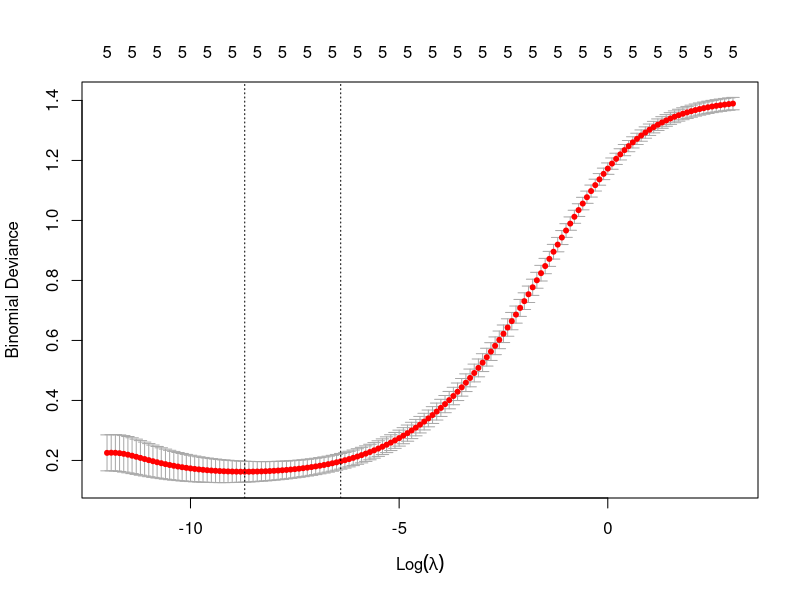
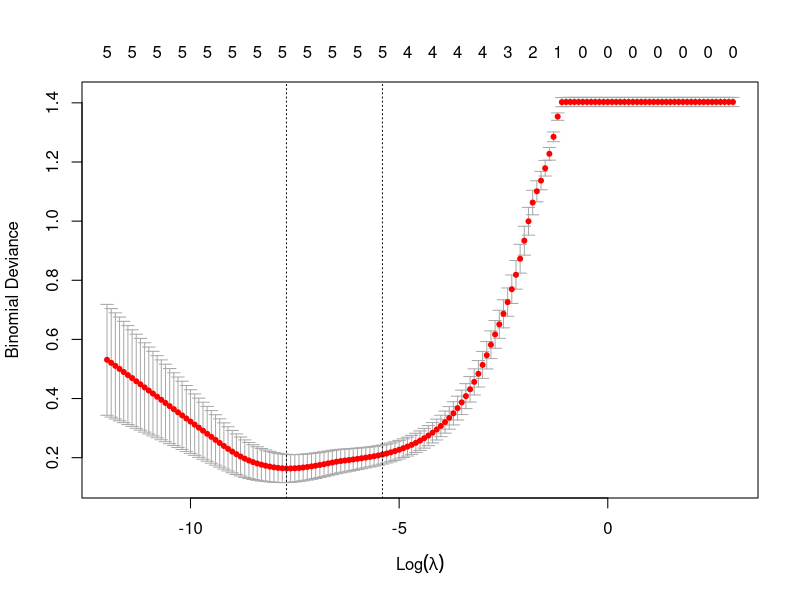
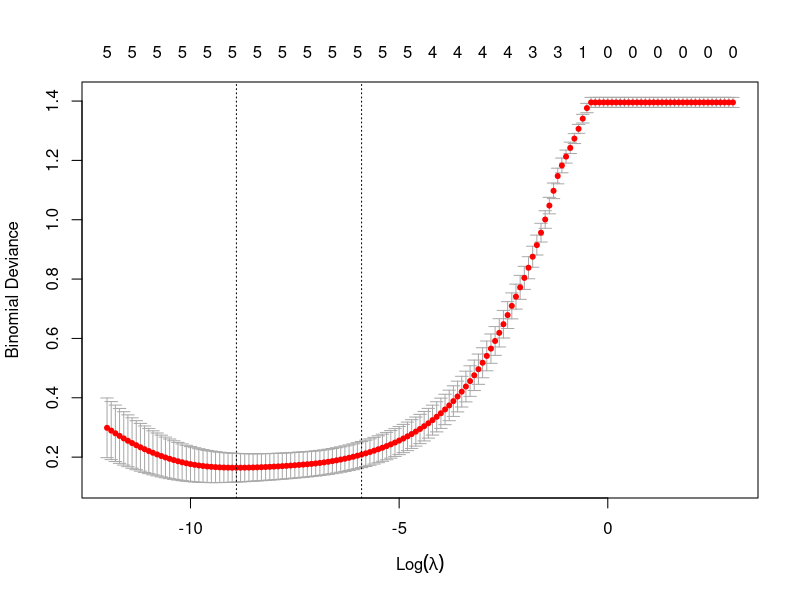
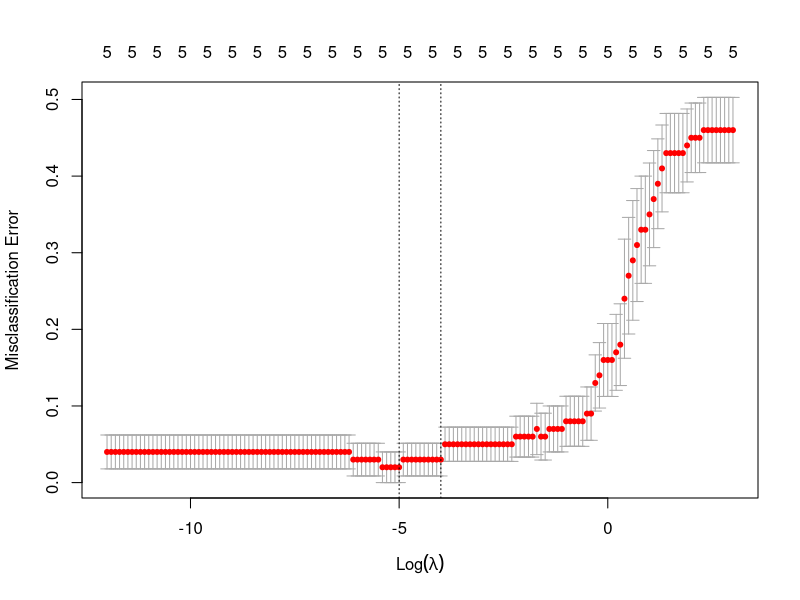
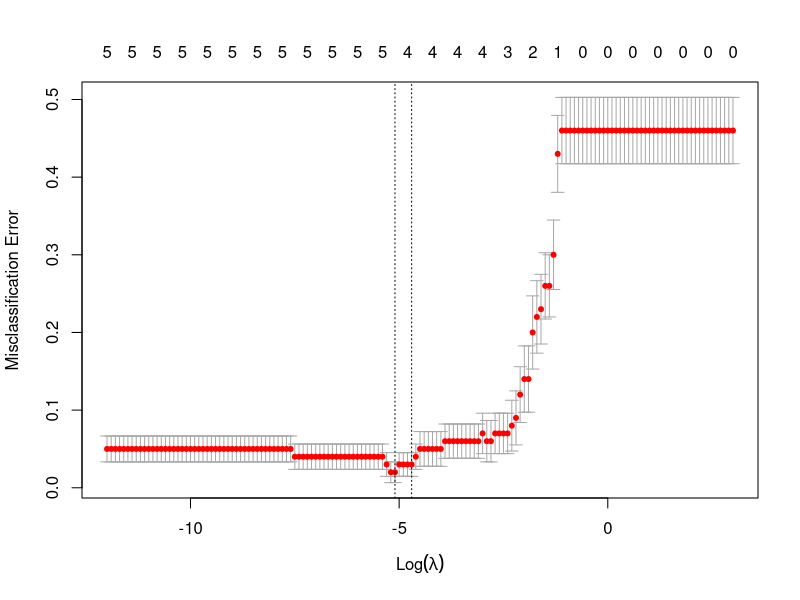
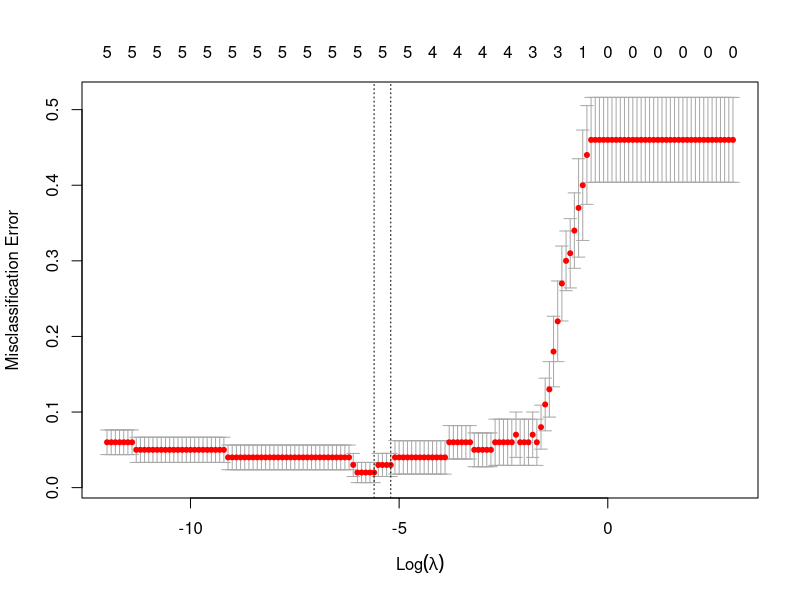

R code for these plots, in order:
library(glmnet)

set.seed(12345)

q <- 5
b0 <- 0
b <- rep(0,q)
n <- 100
N <- 100
X <- matrix(0,n,q)
numlist <- seq(-12,3,0.1)
#l <- length(numlist)
lambdalist <- exp(numlist)
results <- array(NA, dim = c(4, N))
rar <- results
ral <- rar
rael <- rar

min_measure <- array(NA,dim=c(8,N))


b0 <- round(rnorm(1,0,1),2)
b <- round(rnorm(q,0,10),2)


for(j in 1:N){
  
  for(i in 1:q){
    X[,i] <- rnorm(n,0,1)
  }
  Xt <- X
  
  #sds <- sqrt(colMeans(X^2) - colMeans(X)^2)
  
  #Xt <- t((t(X)-colMeans(X))/sds)
  
  eta <- b0 + Xt%*%b
  p <- plogis(eta)
  Y <- rbinom(n,1,p)
  
  cvR <- cv.glmnet(Xt,Y, lambda = lambdalist, family = "binomial", alpha = 0)
  cvRm <- cv.glmnet(Xt,Y, lambda = lambdalist, family = "binomial", alpha = 0, type.measure = "class")
  rar[1,j] <- cvR$lambda.min
  rar[2,j] <- cvR$lambda.1se
  rar[3,j] <- cvRm$lambda.min
  rar[4,j] <- cvRm$lambda.1se
  
  cvL <- cv.glmnet(Xt,Y, lambda = lambdalist, family = "binomial", alpha = 1)
  cvLm <- cv.glmnet(Xt,Y, lambda = lambdalist, family = "binomial", alpha = 1, type.measure = "class")
  ral[1,j] <- cvL$lambda.min
  ral[2,j] <- cvL$lambda.1se
  ral[3,j] <- cvLm$lambda.min
  ral[4,j] <- cvLm$lambda.1se
  
  cvEL <- cv.glmnet(Xt,Y, lambda = lambdalist, family = "binomial", alpha = 0.5)
  cvELm <- cv.glmnet(Xt,Y, lambda = lambdalist, family = "binomial", alpha = 0.5, type.measure = "class")
  rael[1,j] <- cvEL$lambda.min
  rael[2,j] <- cvEL$lambda.1se
  rael[3,j] <- cvELm$lambda.min
  rael[4,j] <- cvELm$lambda.1se
  
  
  
  
  cvcheck <- cv.glmnet(Xt,Y, lambda = c(0,0.0000001), family = "binomial", alpha = 0.5)
  cvcheckm <- cv.glmnet(Xt,Y, lambda = c(0,0.0000001), family = "binomial", alpha = 0.5, type.measure = "class")
  
  
  min_measure[1,j] <- min(cvR$cvm)
  min_measure[2,j] <- min(cvL$cvm)
  min_measure[3,j] <- min(cvEL$cvm)
  
  min_measure[4,j] <- min(cvcheck$cvm[2])
  
  
  min_measure[5,j] <- min(cvRm$cvm)
  min_measure[6,j] <- min(cvLm$cvm)
  min_measure[7,j] <- min(cvELm$cvm)
  
  min_measure[8,j] <- min(cvcheckm$cvm[2])
  
  
  
  print(j/N)
}

med <- function(x){
  le <- length(x)
  m <- round((le+1)/2,0)
  xm <- sort(x)
  return(xm[m])
}

names <- c("dev.min", "dev.1se", "misc.min", "misc.1se")

ri <- as.data.frame(t(log(rar)))
names(ri) <- names

la <- as.data.frame(t(log(ral)))
names(la) <- names

el <- as.data.frame(t(log(rael)))
names(el) <- names

#boxplot(ri, main = "Optimale Prognose Ridge, n = 100, N = 100, fast. voll. Sep.", ylab = "log(lambda)")
#boxplot(la, main = "Optimale Prognose Lasso, n = 100, N = 100, fast. voll. Sep.", ylab = "log(lambda)")
#boxplot(el, main = "Optimale Prognose EN 0.5, n = 100, N = 100, fast. voll. Sep.", ylab = "log(lambda)")

plot(cvR, sign.lambda = 1)
plot(cvL, sign.lambda = 1)
plot(cvEL, sign.lambda = 1)

plot(cvRm, sign.lambda = 1)
plot(cvLm, sign.lambda = 1)
plot(cvELm, sign.lambda = 1)

apply(rar,1,med)
log(apply(rar,1,med))

apply(ral,1,med)
log(apply(ral,1,med))

apply(rael,1,med)
log(apply(rael,1,med))


round(matrix(apply(min_measure,1,med),4,2),3)
